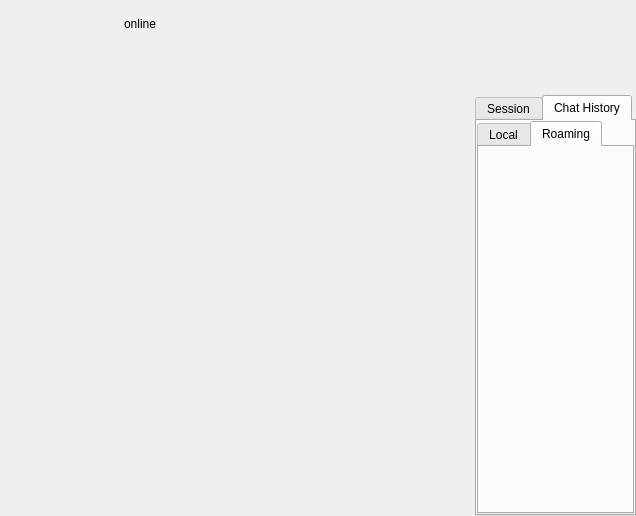
<?xml version="1.0" encoding="UTF-8"?>
<ui version="4.0">
 <class>CChatDialog</class>
 <widget class="QWidget" name="CChatDialog">
  <property name="geometry">
   <rect>
    <x>0</x>
    <y>0</y>
    <width>636</width>
    <height>516</height>
   </rect>
  </property>
  <property name="sizePolicy">
   <sizepolicy hsizetype="Expanding" vsizetype="Expanding">
    <horstretch>0</horstretch>
    <verstretch>0</verstretch>
   </sizepolicy>
  </property>
  <property name="minimumSize">
   <size>
    <width>0</width>
    <height>0</height>
   </size>
  </property>
  <property name="windowTitle">
   <string>MainWindow</string>
  </property>
  <layout class="QVBoxLayout" name="verticalLayoutMain" stretch="0,200">
   <property name="spacing">
    <number>0</number>
   </property>
   <property name="leftMargin">
    <number>0</number>
   </property>
   <property name="topMargin">
    <number>0</number>
   </property>
   <property name="rightMargin">
    <number>0</number>
   </property>
   <property name="bottomMargin">
    <number>0</number>
   </property>
   <item>
    <widget class="QWidget" name="titlebar" native="true">
     <property name="sizePolicy">
      <sizepolicy hsizetype="Expanding" vsizetype="Fixed">
       <horstretch>0</horstretch>
       <verstretch>0</verstretch>
      </sizepolicy>
     </property>
     <property name="minimumSize">
      <size>
       <width>0</width>
       <height>95</height>
      </size>
     </property>
     <property name="maximumSize">
      <size>
       <width>16777215</width>
       <height>95</height>
      </size>
     </property>
     <layout class="QHBoxLayout" name="horizontalLayout_7">
      <property name="spacing">
       <number>6</number>
      </property>
      <property name="leftMargin">
       <number>12</number>
      </property>
      <property name="topMargin">
       <number>0</number>
      </property>
      <property name="rightMargin">
       <number>0</number>
      </property>
      <property name="bottomMargin">
       <number>0</number>
      </property>
      <item>
       <widget class="AvatarLabel" name="icon">
        <property name="minimumSize">
         <size>
          <width>90</width>
          <height>90</height>
         </size>
        </property>
        <property name="maximumSize">
         <size>
          <width>90</width>
          <height>90</height>
         </size>
        </property>
        <property name="text">
         <string/>
        </property>
        <property name="pixmap">
         <pixmap resource="../inst.qrc">:/images/Icon_60.png</pixmap>
        </property>
        <property name="scaledContents">
         <bool>true</bool>
        </property>
       </widget>
      </item>
      <item>
       <widget class="QWidget" name="titlePanel" native="true">
        <layout class="QVBoxLayout" name="verticalLayout_5" stretch="0,0,0">
         <property name="spacing">
          <number>0</number>
         </property>
         <property name="leftMargin">
          <number>0</number>
         </property>
         <property name="topMargin">
          <number>0</number>
         </property>
         <property name="rightMargin">
          <number>0</number>
         </property>
         <property name="bottomMargin">
          <number>0</number>
         </property>
         <item>
          <widget class="QWidget" name="titleWidget" native="true">
           <property name="minimumSize">
            <size>
             <width>0</width>
             <height>50</height>
            </size>
           </property>
           <layout class="QHBoxLayout" name="horizontalLayout_2" stretch="0,0">
            <property name="leftMargin">
             <number>3</number>
            </property>
            <property name="topMargin">
             <number>0</number>
            </property>
            <property name="rightMargin">
             <number>0</number>
            </property>
            <property name="bottomMargin">
             <number>0</number>
            </property>
            <item>
             <widget class="QWidget" name="titleArea" native="true">
              <property name="minimumSize">
               <size>
                <width>0</width>
                <height>50</height>
               </size>
              </property>
              <property name="maximumSize">
               <size>
                <width>16777215</width>
                <height>50</height>
               </size>
              </property>
              <layout class="QVBoxLayout" name="verticalLayout_2">
               <property name="spacing">
                <number>4</number>
               </property>
               <property name="leftMargin">
                <number>0</number>
               </property>
               <property name="topMargin">
                <number>8</number>
               </property>
               <property name="rightMargin">
                <number>0</number>
               </property>
               <property name="bottomMargin">
                <number>0</number>
               </property>
               <item>
                <widget class="QWidget" name="titleLine" native="true">
                 <property name="minimumSize">
                  <size>
                   <width>0</width>
                   <height>23</height>
                  </size>
                 </property>
                 <layout class="QHBoxLayout" name="horizontalLayout">
                  <property name="spacing">
                   <number>6</number>
                  </property>
                  <property name="leftMargin">
                   <number>0</number>
                  </property>
                  <property name="topMargin">
                   <number>0</number>
                  </property>
                  <property name="rightMargin">
                   <number>0</number>
                  </property>
                  <property name="bottomMargin">
                   <number>0</number>
                  </property>
                  <item>
                   <widget class="ClickableLabel" name="title">
                    <property name="text">
                     <string/>
                    </property>
                   </widget>
                  </item>
                  <item>
                   <widget class="QLabel" name="onlineLabel">
                    <property name="text">
                     <string>online</string>
                    </property>
                    <property name="alignment">
                     <set>Qt::AlignBottom|Qt::AlignLeading|Qt::AlignLeft</set>
                    </property>
                   </widget>
                  </item>
                  <item>
                   <widget class="ClickableLabel" name="blackLabel">
                    <property name="minimumSize">
                     <size>
                      <width>20</width>
                      <height>20</height>
                     </size>
                    </property>
                    <property name="maximumSize">
                     <size>
                      <width>20</width>
                      <height>20</height>
                     </size>
                    </property>
                    <property name="toolTip">
                     <string>Remove out of blocked list</string>
                    </property>
                    <property name="text">
                     <string/>
                    </property>
                    <property name="pixmap">
                     <pixmap resource="../inst.qrc">:/images/Icon_124.png</pixmap>
                    </property>
                   </widget>
                  </item>
                  <item>
                   <widget class="QLabel" name="inputTip">
                    <property name="text">
                     <string/>
                    </property>
                    <property name="alignment">
                     <set>Qt::AlignBottom|Qt::AlignLeading|Qt::AlignLeft</set>
                    </property>
                   </widget>
                  </item>
                  <item>
                   <spacer name="horizontalSpacer">
                    <property name="orientation">
                     <enum>Qt::Horizontal</enum>
                    </property>
                    <property name="sizeHint" stdset="0">
                     <size>
                      <width>40</width>
                      <height>20</height>
                     </size>
                    </property>
                   </spacer>
                  </item>
                 </layout>
                </widget>
               </item>
               <item>
                <widget class="ElidedLabel" name="labUserMsg">
                 <property name="sizePolicy">
                  <sizepolicy hsizetype="Expanding" vsizetype="Expanding">
                   <horstretch>0</horstretch>
                   <verstretch>0</verstretch>
                  </sizepolicy>
                 </property>
                 <property name="text">
                  <string/>
                 </property>
                 <property name="scaledContents">
                  <bool>true</bool>
                 </property>
                </widget>
               </item>
              </layout>
             </widget>
            </item>
            <item>
             <layout class="QVBoxLayout" name="verticalLayout_6">
              <property name="spacing">
               <number>0</number>
              </property>
              <property name="leftMargin">
               <number>0</number>
              </property>
              <property name="topMargin">
               <number>0</number>
              </property>
              <property name="rightMargin">
               <number>0</number>
              </property>
              <property name="bottomMargin">
               <number>0</number>
              </property>
              <item>
               <layout class="QHBoxLayout" name="horizontalLayout_6">
                <property name="spacing">
                 <number>0</number>
                </property>
                <property name="leftMargin">
                 <number>0</number>
                </property>
                <property name="topMargin">
                 <number>0</number>
                </property>
                <property name="rightMargin">
                 <number>0</number>
                </property>
                <property name="bottomMargin">
                 <number>0</number>
                </property>
                <item>
                 <widget class="QPushButton" name="btnMinimize2">
                  <property name="focusPolicy">
                   <enum>Qt::NoFocus</enum>
                  </property>
                  <property name="toolTip">
                   <string>Minimize</string>
                  </property>
                  <property name="text">
                   <string/>
                  </property>
                  <property name="flat">
                   <bool>true</bool>
                  </property>
                 </widget>
                </item>
                <item>
                 <widget class="QPushButton" name="btnMaximize2">
                  <property name="focusPolicy">
                   <enum>Qt::NoFocus</enum>
                  </property>
                  <property name="toolTip">
                   <string>Maximize</string>
                  </property>
                  <property name="text">
                   <string/>
                  </property>
                  <property name="checkable">
                   <bool>true</bool>
                  </property>
                  <property name="flat">
                   <bool>true</bool>
                  </property>
                 </widget>
                </item>
                <item>
                 <widget class="QPushButton" name="btnClose2">
                  <property name="focusPolicy">
                   <enum>Qt::NoFocus</enum>
                  </property>
                  <property name="toolTip">
                   <string>Close</string>
                  </property>
                  <property name="text">
                   <string/>
                  </property>
                  <property name="flat">
                   <bool>true</bool>
                  </property>
                 </widget>
                </item>
               </layout>
              </item>
              <item>
               <spacer name="verticalSpacer_4">
                <property name="orientation">
                 <enum>Qt::Vertical</enum>
                </property>
                <property name="sizeType">
                 <enum>QSizePolicy::Expanding</enum>
                </property>
                <property name="sizeHint" stdset="0">
                 <size>
                  <width>0</width>
                  <height>1</height>
                 </size>
                </property>
               </spacer>
              </item>
             </layout>
            </item>
           </layout>
          </widget>
         </item>
         <item>
          <widget class="QWidget" name="topToolBar" native="true">
           <layout class="QHBoxLayout" name="horizontalLayout_4">
            <property name="spacing">
             <number>12</number>
            </property>
            <property name="leftMargin">
             <number>0</number>
            </property>
            <property name="topMargin">
             <number>6</number>
            </property>
            <property name="rightMargin">
             <number>8</number>
            </property>
            <property name="bottomMargin">
             <number>0</number>
            </property>
            <item>
             <widget class="StyleToolButton" name="btnVideo">
              <property name="focusPolicy">
               <enum>Qt::NoFocus</enum>
              </property>
              <property name="icon">
               <iconset resource="../inst.qrc">
                <normaloff>:/images/Icon_86.png</normaloff>:/images/Icon_86.png</iconset>
              </property>
              <property name="iconSize">
               <size>
                <width>28</width>
                <height>28</height>
               </size>
              </property>
              <property name="autoRaise">
               <bool>true</bool>
              </property>
             </widget>
            </item>
            <item>
             <widget class="StyleToolButton" name="btnPtt">
              <property name="focusPolicy">
               <enum>Qt::NoFocus</enum>
              </property>
              <property name="icon">
               <iconset resource="../inst.qrc">
                <normaloff>:/images/Icon_85.png</normaloff>:/images/Icon_85.png</iconset>
              </property>
              <property name="iconSize">
               <size>
                <width>28</width>
                <height>28</height>
               </size>
              </property>
              <property name="checkable">
               <bool>false</bool>
              </property>
              <property name="autoRaise">
               <bool>true</bool>
              </property>
             </widget>
            </item>
            <item>
             <widget class="StyleToolButton" name="btnInterphone">
              <property name="focusPolicy">
               <enum>Qt::NoFocus</enum>
              </property>
              <property name="statusTip">
               <string/>
              </property>
              <property name="text">
               <string/>
              </property>
              <property name="icon">
               <iconset resource="../inst.qrc">
                <normaloff>:/interphone/create_normal.png</normaloff>:/interphone/create_normal.png</iconset>
              </property>
              <property name="iconSize">
               <size>
                <width>28</width>
                <height>28</height>
               </size>
              </property>
              <property name="checkable">
               <bool>false</bool>
              </property>
              <property name="autoRaise">
               <bool>true</bool>
              </property>
             </widget>
            </item>
            <item>
             <widget class="StyleToolButton" name="btnMail">
              <property name="focusPolicy">
               <enum>Qt::NoFocus</enum>
              </property>
              <property name="statusTip">
               <string/>
              </property>
              <property name="icon">
               <iconset resource="../inst.qrc">
                <normaloff>:/images/Icon_109.png</normaloff>:/images/Icon_109.png</iconset>
              </property>
              <property name="iconSize">
               <size>
                <width>28</width>
                <height>28</height>
               </size>
              </property>
              <property name="checkable">
               <bool>false</bool>
              </property>
              <property name="autoRaise">
               <bool>true</bool>
              </property>
             </widget>
            </item>
            <item>
             <widget class="StyleToolButton" name="btnAddFriend">
              <property name="focusPolicy">
               <enum>Qt::NoFocus</enum>
              </property>
              <property name="statusTip">
               <string/>
              </property>
              <property name="icon">
               <iconset resource="../inst.qrc">
                <normaloff>:/images/Icon_110.png</normaloff>:/images/Icon_110.png</iconset>
              </property>
              <property name="iconSize">
               <size>
                <width>28</width>
                <height>28</height>
               </size>
              </property>
              <property name="checkable">
               <bool>false</bool>
              </property>
              <property name="autoRaise">
               <bool>true</bool>
              </property>
             </widget>
            </item>
            <item>
             <widget class="StyleToolButton" name="btnInviteToNewDiscuss">
              <property name="focusPolicy">
               <enum>Qt::NoFocus</enum>
              </property>
              <property name="statusTip">
               <string/>
              </property>
              <property name="icon">
               <iconset resource="../inst.qrc">
                <normaloff>:/images/Icon_113.png</normaloff>:/images/Icon_113.png</iconset>
              </property>
              <property name="iconSize">
               <size>
                <width>28</width>
                <height>28</height>
               </size>
              </property>
              <property name="checkable">
               <bool>false</bool>
              </property>
              <property name="autoRaise">
               <bool>true</bool>
              </property>
             </widget>
            </item>
            <item>
             <spacer name="horizontalSpacer_3">
              <property name="orientation">
               <enum>Qt::Horizontal</enum>
              </property>
              <property name="sizeHint" stdset="0">
               <size>
                <width>40</width>
                <height>3</height>
               </size>
              </property>
             </spacer>
            </item>
           </layout>
          </widget>
         </item>
         <item>
          <spacer name="verticalSpacer">
           <property name="orientation">
            <enum>Qt::Vertical</enum>
           </property>
           <property name="sizeHint" stdset="0">
            <size>
             <width>20</width>
             <height>40</height>
            </size>
           </property>
          </spacer>
         </item>
        </layout>
       </widget>
      </item>
     </layout>
    </widget>
   </item>
   <item>
    <widget class="QWidget" name="centerWidget" native="true">
     <property name="sizePolicy">
      <sizepolicy hsizetype="Preferred" vsizetype="Preferred">
       <horstretch>0</horstretch>
       <verstretch>0</verstretch>
      </sizepolicy>
     </property>
     <layout class="QVBoxLayout" name="verticalLayout" stretch="1">
      <property name="spacing">
       <number>0</number>
      </property>
      <property name="leftMargin">
       <number>0</number>
      </property>
      <property name="topMargin">
       <number>0</number>
      </property>
      <property name="rightMargin">
       <number>0</number>
      </property>
      <property name="bottomMargin">
       <number>0</number>
      </property>
      <item>
       <widget class="QWidget" name="mainWidget" native="true">
        <layout class="QHBoxLayout" name="horizontalLayout_3">
         <property name="spacing">
          <number>0</number>
         </property>
         <property name="leftMargin">
          <number>0</number>
         </property>
         <property name="topMargin">
          <number>0</number>
         </property>
         <property name="rightMargin">
          <number>0</number>
         </property>
         <property name="bottomMargin">
          <number>0</number>
         </property>
         <item>
          <widget class="MessagePannel" name="messagePannel" native="true">
           <property name="sizePolicy">
            <sizepolicy hsizetype="Preferred" vsizetype="Preferred">
             <horstretch>2</horstretch>
             <verstretch>0</verstretch>
            </sizepolicy>
           </property>
           <property name="minimumSize">
            <size>
             <width>392</width>
             <height>0</height>
            </size>
           </property>
          </widget>
         </item>
         <item>
          <widget class="QStackedWidget" name="sideStackedWidget">
           <property name="currentIndex">
            <number>1</number>
           </property>
           <widget class="ChatInfoPanel" name="stackInfoWidget"/>
           <widget class="QWidget" name="stackSideWidget">
            <layout class="QVBoxLayout" name="verticalLayout_4">
             <property name="spacing">
              <number>0</number>
             </property>
             <property name="leftMargin">
              <number>0</number>
             </property>
             <property name="topMargin">
              <number>0</number>
             </property>
             <property name="rightMargin">
              <number>0</number>
             </property>
             <property name="bottomMargin">
              <number>0</number>
             </property>
             <item>
              <widget class="QTabWidget" name="sideTabWidget">
               <property name="sizePolicy">
                <sizepolicy hsizetype="Preferred" vsizetype="Preferred">
                 <horstretch>0</horstretch>
                 <verstretch>0</verstretch>
                </sizepolicy>
               </property>
               <property name="minimumSize">
                <size>
                 <width>0</width>
                 <height>0</height>
                </size>
               </property>
               <property name="tabShape">
                <enum>QTabWidget::Rounded</enum>
               </property>
               <property name="currentIndex">
                <number>1</number>
               </property>
               <widget class="SessionWidget" name="pageSession">
                <attribute name="title">
                 <string>Session</string>
                </attribute>
               </widget>
               <widget class="QWidget" name="pageHistory">
                <attribute name="title">
                 <string>Chat History</string>
                </attribute>
                <layout class="QVBoxLayout" name="verticalLayout_3">
                 <property name="spacing">
                  <number>0</number>
                 </property>
                 <property name="leftMargin">
                  <number>0</number>
                 </property>
                 <property name="topMargin">
                  <number>0</number>
                 </property>
                 <property name="rightMargin">
                  <number>0</number>
                 </property>
                 <property name="bottomMargin">
                  <number>0</number>
                 </property>
                 <item>
                  <widget class="QTabWidget" name="historyTabWidget">
                   <property name="currentIndex">
                    <number>1</number>
                   </property>
                   <widget class="MsgHistoryWidget" name="tabLocalHistory">
                    <attribute name="title">
                     <string>Local</string>
                    </attribute>
                   </widget>
                   <widget class="RoamingMsgWidget" name="tabRoamingMsg">
                    <attribute name="title">
                     <string>Roaming</string>
                    </attribute>
                   </widget>
                  </widget>
                 </item>
                </layout>
               </widget>
              </widget>
             </item>
            </layout>
           </widget>
          </widget>
         </item>
        </layout>
       </widget>
      </item>
     </layout>
    </widget>
   </item>
  </layout>
 </widget>
 <customwidgets>
  <customwidget>
   <class>ElidedLabel</class>
   <extends>QLabel</extends>
   <header location="global">elidedlabel.h</header>
  </customwidget>
  <customwidget>
   <class>MsgHistoryWidget</class>
   <extends>QWidget</extends>
   <header location="global">msghistorywidget.h</header>
   <container>1</container>
  </customwidget>
  <customwidget>
   <class>StyleToolButton</class>
   <extends>QToolButton</extends>
   <header location="global">styletoolbutton.h</header>
  </customwidget>
  <customwidget>
   <class>AvatarLabel</class>
   <extends>QLabel</extends>
   <header location="global">avatarlabel.h</header>
  </customwidget>
  <customwidget>
   <class>MessagePannel</class>
   <extends>QWidget</extends>
   <header location="global">messagepannel.h</header>
   <container>1</container>
  </customwidget>
  <customwidget>
   <class>ClickableLabel</class>
   <extends>QLabel</extends>
   <header location="global">clickablelabel.h</header>
  </customwidget>
  <customwidget>
   <class>SessionWidget</class>
   <extends>QWidget</extends>
   <header>sessionwidget.h</header>
   <container>1</container>
  </customwidget>
  <customwidget>
   <class>ChatInfoPanel</class>
   <extends>QWidget</extends>
   <header location="global">chatinfopanel.h</header>
   <container>1</container>
  </customwidget>
  <customwidget>
   <class>RoamingMsgWidget</class>
   <extends>QWidget</extends>
   <header location="global">roamingmsgwidget.h</header>
   <container>1</container>
  </customwidget>
 </customwidgets>
 <resources>
  <include location="../inst.qrc"/>
  <include location="C:/Users/Eason/.designer/inst.qrc"/>
 </resources>
 <connections/>
 <slots>
  <slot>on_btnSend_clicked()</slot>
 </slots>
</ui>
